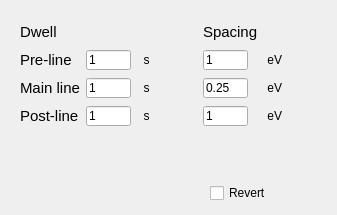
    <widget class="QWidget" name="tab_step_scan_3">
     <attribute name="title">
      <string>Step scan</string>
     </attribute>
     <widget class="QWidget" name="gridLayoutWidget_19">
      <property name="geometry">
       <rect>
        <x>20</x>
        <y>20</y>
        <width>304</width>
        <height>111</height>
       </rect>
      </property>
      <layout class="QGridLayout" name="gridLayout_20">
       <item row="1" column="0">
        <widget class="QLabel" name="label_preline">
         <property name="maximumSize">
          <size>
           <width>16777215</width>
           <height>20</height>
          </size>
         </property>
         <property name="font">
          <font>
           <family>Cantarell</family>
           <pointsize>11</pointsize>
           <italic>false</italic>
          </font>
         </property>
         <property name="text">
          <string>Pre-line</string>
         </property>
        </widget>
       </item>
       <item row="2" column="0">
        <widget class="QLabel" name="label_mainline">
         <property name="maximumSize">
          <size>
           <width>16777215</width>
           <height>20</height>
          </size>
         </property>
         <property name="font">
          <font>
           <family>Cantarell</family>
           <pointsize>11</pointsize>
           <italic>false</italic>
          </font>
         </property>
         <property name="text">
          <string>Main line</string>
         </property>
        </widget>
       </item>
       <item row="1" column="2">
        <widget class="QLabel" name="label_preline_dwell_units">
         <property name="maximumSize">
          <size>
           <width>16777215</width>
           <height>20</height>
          </size>
         </property>
         <property name="text">
          <string>  s  </string>
         </property>
        </widget>
       </item>
       <item row="2" column="4">
        <widget class="QLabel" name="label_79">
         <property name="maximumSize">
          <size>
           <width>16777215</width>
           <height>20</height>
          </size>
         </property>
         <property name="text">
          <string> eV </string>
         </property>
        </widget>
       </item>
       <item row="1" column="1">
        <widget class="QLineEdit" name="edit_preline_dwell">
         <property name="maximumSize">
          <size>
           <width>45</width>
           <height>20</height>
          </size>
         </property>
         <property name="text">
          <string>1</string>
         </property>
        </widget>
       </item>
       <item row="0" column="3">
        <widget class="QLabel" name="label_159">
         <property name="maximumSize">
          <size>
           <width>16777215</width>
           <height>20</height>
          </size>
         </property>
         <property name="font">
          <font>
           <family>Cantarell</family>
           <pointsize>11</pointsize>
          </font>
         </property>
         <property name="text">
          <string>Spacing</string>
         </property>
        </widget>
       </item>
       <item row="1" column="4">
        <widget class="QLabel" name="label_78">
         <property name="maximumSize">
          <size>
           <width>16777215</width>
           <height>20</height>
          </size>
         </property>
         <property name="text">
          <string> eV </string>
         </property>
        </widget>
       </item>
       <item row="0" column="0">
        <widget class="QLabel" name="label_spectrometer_dwell">
         <property name="maximumSize">
          <size>
           <width>16777215</width>
           <height>20</height>
          </size>
         </property>
         <property name="font">
          <font>
           <family>Cantarell</family>
           <pointsize>11</pointsize>
          </font>
         </property>
         <property name="text">
          <string>Dwell</string>
         </property>
        </widget>
       </item>
       <item row="2" column="1">
        <widget class="QLineEdit" name="edit_mainline_dwell">
         <property name="maximumSize">
          <size>
           <width>45</width>
           <height>20</height>
          </size>
         </property>
         <property name="text">
          <string>1</string>
         </property>
        </widget>
       </item>
       <item row="2" column="3">
        <widget class="QLineEdit" name="edit_mainline_spacing">
         <property name="maximumSize">
          <size>
           <width>45</width>
           <height>20</height>
          </size>
         </property>
         <property name="text">
          <string>0.25</string>
         </property>
        </widget>
       </item>
       <item row="1" column="3">
        <widget class="QLineEdit" name="edit_preline_spacing">
         <property name="maximumSize">
          <size>
           <width>45</width>
           <height>20</height>
          </size>
         </property>
         <property name="text">
          <string>1</string>
         </property>
        </widget>
       </item>
       <item row="2" column="2">
        <widget class="QLabel" name="label_mainline_dwell_units">
         <property name="maximumSize">
          <size>
           <width>16777215</width>
           <height>20</height>
          </size>
         </property>
         <property name="text">
          <string>  s  </string>
         </property>
        </widget>
       </item>
       <item row="3" column="0">
        <widget class="QLabel" name="label_postline">
         <property name="maximumSize">
          <size>
           <width>16777215</width>
           <height>20</height>
          </size>
         </property>
         <property name="font">
          <font>
           <family>Cantarell</family>
           <pointsize>11</pointsize>
           <italic>false</italic>
          </font>
         </property>
         <property name="text">
          <string>Post-line</string>
         </property>
        </widget>
       </item>
       <item row="3" column="1">
        <widget class="QLineEdit" name="edit_postline_dwell">
         <property name="maximumSize">
          <size>
           <width>45</width>
           <height>20</height>
          </size>
         </property>
         <property name="text">
          <string>1</string>
         </property>
        </widget>
       </item>
       <item row="3" column="2">
        <widget class="QLabel" name="label_postline_dwell_units">
         <property name="maximumSize">
          <size>
           <width>16777215</width>
           <height>20</height>
          </size>
         </property>
         <property name="text">
          <string>  s  </string>
         </property>
        </widget>
       </item>
       <item row="3" column="3">
        <widget class="QLineEdit" name="edit_postline_spacing">
         <property name="maximumSize">
          <size>
           <width>45</width>
           <height>20</height>
          </size>
         </property>
         <property name="text">
          <string>1</string>
         </property>
        </widget>
       </item>
       <item row="3" column="4">
        <widget class="QLabel" name="label_107">
         <property name="maximumSize">
          <size>
           <width>16777215</width>
           <height>20</height>
          </size>
         </property>
         <property name="text">
          <string> eV </string>
         </property>
        </widget>
       </item>
      </layout>
     </widget>
     <widget class="QCheckBox" name="checkBox_spectrometer_energy_down">
      <property name="geometry">
       <rect>
        <x>210</x>
        <y>180</y>
        <width>118</width>
        <height>26</height>
       </rect>
      </property>
      <property name="text">
       <string>Revert</string>
      </property>
      <property name="checked">
       <bool>false</bool>
      </property>
      <property name="tristate">
       <bool>false</bool>
      </property>
     </widget>
    </widget>
